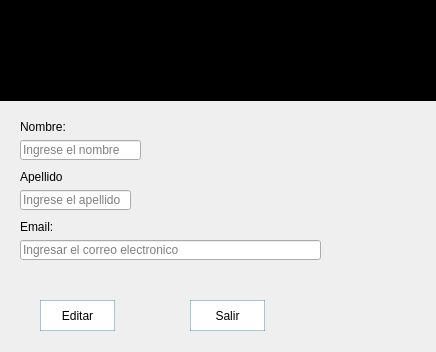
<?xml version="1.0" encoding="UTF-8"?>
<ui version="4.0">
 <class>MainWindow</class>
 <widget class="QMainWindow" name="MainWindow">
  <property name="geometry">
   <rect>
    <x>0</x>
    <y>0</y>
    <width>436</width>
    <height>352</height>
   </rect>
  </property>
  <property name="windowTitle">
   <string>MainWindow</string>
  </property>
  <property name="styleSheet">
   <string notr="true"/>
  </property>
  <widget class="QWidget" name="centralwidget">
   <widget class="QLabel" name="logo">
    <property name="geometry">
     <rect>
      <x>0</x>
      <y>0</y>
      <width>441</width>
      <height>101</height>
     </rect>
    </property>
    <property name="styleSheet">
     <string notr="true">background-color: rgb(0, 0, 0);</string>
    </property>
    <property name="text">
     <string/>
    </property>
   </widget>
   <widget class="QLabel" name="label_2">
    <property name="geometry">
     <rect>
      <x>20</x>
      <y>120</y>
      <width>47</width>
      <height>13</height>
     </rect>
    </property>
    <property name="text">
     <string>Nombre:</string>
    </property>
   </widget>
   <widget class="QLineEdit" name="lineEdit">
    <property name="geometry">
     <rect>
      <x>20</x>
      <y>140</y>
      <width>121</width>
      <height>20</height>
     </rect>
    </property>
    <property name="inputMask">
     <string extracomment="hola"/>
    </property>
    <property name="text">
     <string/>
    </property>
    <property name="placeholderText">
     <string>Ingrese el nombre</string>
    </property>
   </widget>
   <widget class="QLabel" name="label_3">
    <property name="geometry">
     <rect>
      <x>20</x>
      <y>170</y>
      <width>47</width>
      <height>13</height>
     </rect>
    </property>
    <property name="text">
     <string>Apellido</string>
    </property>
   </widget>
   <widget class="QLineEdit" name="lineEdit_6">
    <property name="geometry">
     <rect>
      <x>20</x>
      <y>190</y>
      <width>111</width>
      <height>20</height>
     </rect>
    </property>
    <property name="placeholderText">
     <string>Ingrese el apellido</string>
    </property>
   </widget>
   <widget class="QLabel" name="label_6">
    <property name="geometry">
     <rect>
      <x>20</x>
      <y>220</y>
      <width>47</width>
      <height>13</height>
     </rect>
    </property>
    <property name="text">
     <string>Email:</string>
    </property>
   </widget>
   <widget class="QLineEdit" name="lineEdit_3">
    <property name="geometry">
     <rect>
      <x>20</x>
      <y>240</y>
      <width>301</width>
      <height>20</height>
     </rect>
    </property>
    <property name="text">
     <string/>
    </property>
    <property name="placeholderText">
     <string>Ingresar el correo electronico</string>
    </property>
   </widget>
   <widget class="QPushButton" name="pushButton_2">
    <property name="geometry">
     <rect>
      <x>190</x>
      <y>300</y>
      <width>75</width>
      <height>31</height>
     </rect>
    </property>
    <property name="styleSheet">
     <string notr="true">QPushButton{
border: 1px solid rgba(28, 114, 147, 100);
selection-background-color: rgb(151, 226, 243);
background-color: rgb(255, 255, 255);
}

QPushButton:hover{
background-color:rgb(151, 226, 243);
}</string>
    </property>
    <property name="text">
     <string>Salir</string>
    </property>
   </widget>
   <widget class="QLabel" name="logo_2">
    <property name="geometry">
     <rect>
      <x>160</x>
      <y>10</y>
      <width>121</width>
      <height>91</height>
     </rect>
    </property>
    <property name="styleSheet">
     <string notr="true">background-color: rgb(0, 0, 0, 0);
border-image: url(:/imagen/Logo_Blanco.png);</string>
    </property>
    <property name="text">
     <string/>
    </property>
    <property name="pixmap">
     <pixmap resource="../assets/iconos/iconos.qrc">:/iconos/Logo_Blanco.png</pixmap>
    </property>
    <property name="scaledContents">
     <bool>true</bool>
    </property>
   </widget>
   <widget class="QPushButton" name="pushButton_3">
    <property name="geometry">
     <rect>
      <x>40</x>
      <y>300</y>
      <width>75</width>
      <height>31</height>
     </rect>
    </property>
    <property name="styleSheet">
     <string notr="true">QPushButton{
border: 1px solid rgba(28, 114, 147, 100);
selection-background-color: rgb(151, 226, 243);
background-color: rgb(255, 255, 255);
}

QPushButton:hover{
background-color:rgb(151, 226, 243);
}</string>
    </property>
    <property name="text">
     <string>Editar</string>
    </property>
   </widget>
  </widget>
 </widget>
 <resources>
  <include location="../assets/iconos/iconos.qrc"/>
  <include location="../../../../anaconda3/Library/assets/iconos/iconos.qrc"/>
 </resources>
 <connections/>
</ui>
